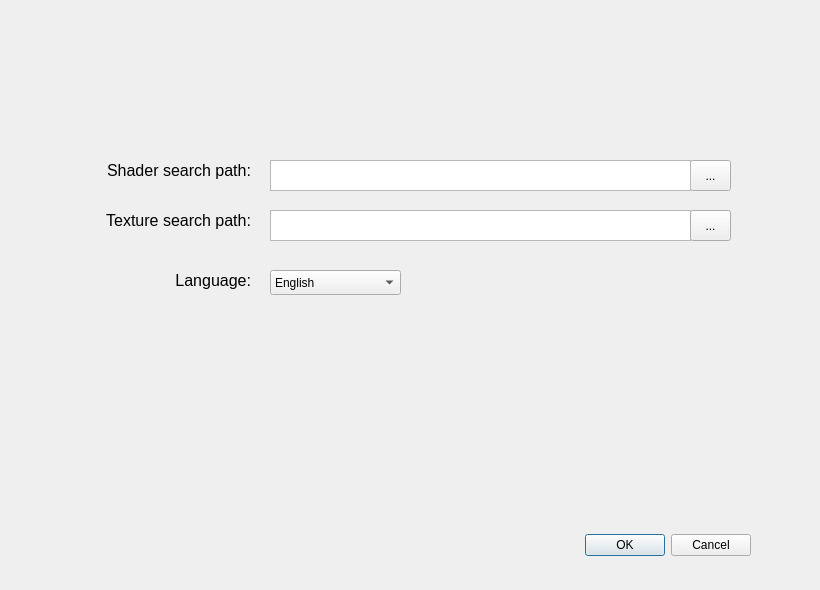
<?xml version="1.0" encoding="UTF-8"?>
<ui version="4.0">
 <class>OptionDialog</class>
 <widget class="QDialog" name="OptionDialog">
  <property name="windowModality">
   <enum>Qt::ApplicationModal</enum>
  </property>
  <property name="geometry">
   <rect>
    <x>0</x>
    <y>0</y>
    <width>820</width>
    <height>590</height>
   </rect>
  </property>
  <property name="sizePolicy">
   <sizepolicy hsizetype="Fixed" vsizetype="Fixed">
    <horstretch>0</horstretch>
    <verstretch>0</verstretch>
   </sizepolicy>
  </property>
  <property name="minimumSize">
   <size>
    <width>820</width>
    <height>590</height>
   </size>
  </property>
  <property name="maximumSize">
   <size>
    <width>820</width>
    <height>600</height>
   </size>
  </property>
  <property name="windowTitle">
   <string>Options</string>
  </property>
  <property name="styleSheet">
   <string notr="true"/>
  </property>
  <widget class="QDialogButtonBox" name="buttonBox">
   <property name="geometry">
    <rect>
     <x>100</x>
     <y>520</y>
     <width>651</width>
     <height>51</height>
    </rect>
   </property>
   <property name="sizePolicy">
    <sizepolicy hsizetype="Expanding" vsizetype="Expanding">
     <horstretch>0</horstretch>
     <verstretch>0</verstretch>
    </sizepolicy>
   </property>
   <property name="orientation">
    <enum>Qt::Horizontal</enum>
   </property>
   <property name="standardButtons">
    <set>QDialogButtonBox::Cancel|QDialogButtonBox::Ok</set>
   </property>
  </widget>
  <widget class="QLabel" name="label_2">
   <property name="geometry">
    <rect>
     <x>10</x>
     <y>150</y>
     <width>241</width>
     <height>40</height>
    </rect>
   </property>
   <property name="font">
    <font>
     <pointsize>12</pointsize>
    </font>
   </property>
   <property name="layoutDirection">
    <enum>Qt::LeftToRight</enum>
   </property>
   <property name="text">
    <string>Shader search path:</string>
   </property>
   <property name="scaledContents">
    <bool>true</bool>
   </property>
   <property name="alignment">
    <set>Qt::AlignRight|Qt::AlignTrailing|Qt::AlignVCenter</set>
   </property>
  </widget>
  <widget class="QToolButton" name="btnShaderPath">
   <property name="geometry">
    <rect>
     <x>690</x>
     <y>160</y>
     <width>41</width>
     <height>31</height>
    </rect>
   </property>
   <property name="text">
    <string>...</string>
   </property>
  </widget>
  <widget class="QTextEdit" name="txtShaderPath">
   <property name="geometry">
    <rect>
     <x>270</x>
     <y>160</y>
     <width>421</width>
     <height>31</height>
    </rect>
   </property>
   <property name="font">
    <font>
     <pointsize>12</pointsize>
    </font>
   </property>
   <property name="inputMethodHints">
    <set>Qt::ImhNone</set>
   </property>
   <property name="verticalScrollBarPolicy">
    <enum>Qt::ScrollBarAlwaysOff</enum>
   </property>
   <property name="horizontalScrollBarPolicy">
    <enum>Qt::ScrollBarAlwaysOff</enum>
   </property>
  </widget>
  <widget class="QLabel" name="label_3">
   <property name="geometry">
    <rect>
     <x>10</x>
     <y>260</y>
     <width>241</width>
     <height>40</height>
    </rect>
   </property>
   <property name="font">
    <font>
     <pointsize>12</pointsize>
    </font>
   </property>
   <property name="layoutDirection">
    <enum>Qt::LeftToRight</enum>
   </property>
   <property name="text">
    <string>Language:</string>
   </property>
   <property name="scaledContents">
    <bool>true</bool>
   </property>
   <property name="alignment">
    <set>Qt::AlignRight|Qt::AlignTrailing|Qt::AlignVCenter</set>
   </property>
  </widget>
  <widget class="QComboBox" name="cmbLanguage">
   <property name="geometry">
    <rect>
     <x>270</x>
     <y>270</y>
     <width>131</width>
     <height>25</height>
    </rect>
   </property>
   <item>
    <property name="text">
     <string>English</string>
    </property>
   </item>
   <item>
    <property name="text">
     <string>中文</string>
    </property>
   </item>
  </widget>
  <widget class="QLabel" name="label_4">
   <property name="geometry">
    <rect>
     <x>10</x>
     <y>200</y>
     <width>241</width>
     <height>40</height>
    </rect>
   </property>
   <property name="font">
    <font>
     <pointsize>12</pointsize>
    </font>
   </property>
   <property name="layoutDirection">
    <enum>Qt::LeftToRight</enum>
   </property>
   <property name="text">
    <string>Texture search path:</string>
   </property>
   <property name="scaledContents">
    <bool>true</bool>
   </property>
   <property name="alignment">
    <set>Qt::AlignRight|Qt::AlignTrailing|Qt::AlignVCenter</set>
   </property>
  </widget>
  <widget class="QTextEdit" name="txtTexturePath">
   <property name="geometry">
    <rect>
     <x>270</x>
     <y>210</y>
     <width>421</width>
     <height>31</height>
    </rect>
   </property>
   <property name="font">
    <font>
     <pointsize>12</pointsize>
    </font>
   </property>
   <property name="inputMethodHints">
    <set>Qt::ImhNone</set>
   </property>
   <property name="verticalScrollBarPolicy">
    <enum>Qt::ScrollBarAlwaysOff</enum>
   </property>
   <property name="horizontalScrollBarPolicy">
    <enum>Qt::ScrollBarAlwaysOff</enum>
   </property>
  </widget>
  <widget class="QToolButton" name="btnTexPath">
   <property name="geometry">
    <rect>
     <x>690</x>
     <y>210</y>
     <width>41</width>
     <height>31</height>
    </rect>
   </property>
   <property name="text">
    <string>...</string>
   </property>
  </widget>
 </widget>
 <resources/>
 <connections>
  <connection>
   <sender>buttonBox</sender>
   <signal>accepted()</signal>
   <receiver>OptionDialog</receiver>
   <slot>accept()</slot>
   <hints>
    <hint type="sourcelabel">
     <x>248</x>
     <y>254</y>
    </hint>
    <hint type="destinationlabel">
     <x>157</x>
     <y>274</y>
    </hint>
   </hints>
  </connection>
  <connection>
   <sender>buttonBox</sender>
   <signal>rejected()</signal>
   <receiver>OptionDialog</receiver>
   <slot>reject()</slot>
   <hints>
    <hint type="sourcelabel">
     <x>316</x>
     <y>260</y>
    </hint>
    <hint type="destinationlabel">
     <x>286</x>
     <y>274</y>
    </hint>
   </hints>
  </connection>
 </connections>
</ui>
